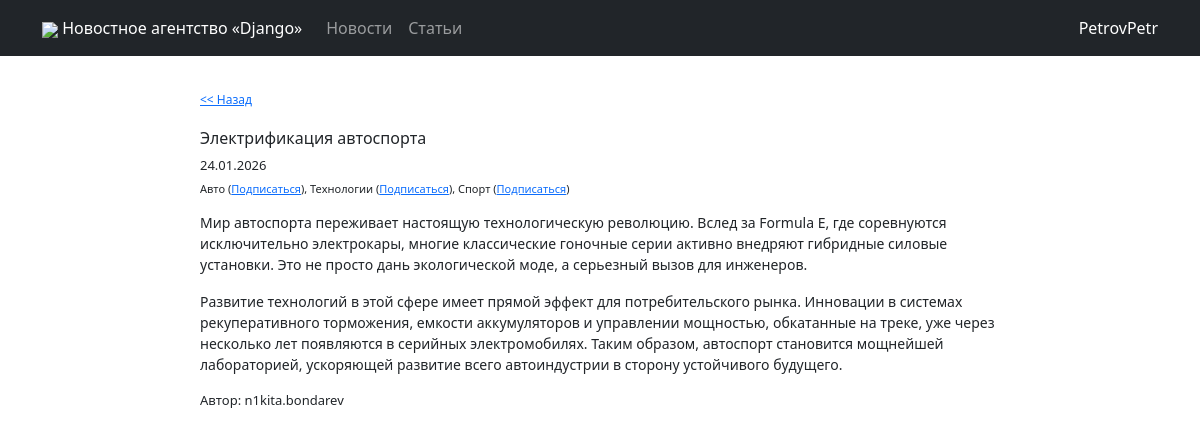
The page /articles/1 (signed in) on the database its author committed.
### news/models.py (models this page shows, shortened)
class Post(models.Model):
    news = 'NE'
    article = 'AR'
    POST_TYPES = [
        (news, 'Новость'),
        (article, 'Статья'),
    ]
    author = models.ForeignKey(Author, on_delete=models.CASCADE)
    post_type = models.CharField(max_length=2, choices=POST_TYPES)
    created_at = models.DateTimeField(auto_now_add=True)
    title = models.CharField(max_length=255)
    text = models.TextField()
    rating = models.IntegerField(default=0)
    categories = models.ManyToManyField(Category, through="PostCategory")

class Author(models.Model):
    user = models.OneToOneField(User, on_delete=models.CASCADE)
    rating = models.IntegerField(default=0)

### news/views.py (the view)
# urls.py: path('<int:pk>', NewsInfo.as_view(), name="articles_info"),
class NewsInfo(DetailView):
    model = Post
    post_type = None
    template_name = None
    context_object_name = None
    def setup(self, request, *args, **kwargs):
        super().setup(request, *args, **kwargs)
        self.post_type = re.findall(r'(news|articles)', request.path)[0] if kwargs.get("post_type") is None else kwargs.get("post_type")
        self.template_name = f'{self.post_type}/info.html'
        self.context_object_name = self.post_type.__str__()
    def get_queryset(self):
        queryset = super().get_queryset()
        queryset = queryset.filter(
            post_type='NE' if self.post_type == "news" else "AR"
        )
        return queryset
    def get_context_data(self, **kwargs):
        obj = self.get_object()
        context = super().get_context_data(**kwargs)
        context['text'] = obj.text.split("\n")
        categories = PostCategory.objects.filter(post=obj)
        categories_subscribes = [
            user_category.category
            for user_category in UserCategory.objects.filter(
                user=self.request.user,
                category__in=[cat.category for cat in categories]
            )
        ]
        categories_text = []
        for category_item in categories:
            is_subscribed = category_item.category in categories_subscribes
            url = (f'<a href="/{"unsubscribe" if is_subscribed else "subscribe"}_category/{category_item.category.id}/?return_to={self.request.path}">'
                   f'{"Отписаться" if is_subscribed else "Подписаться"}</a>')
            categories_text.append(f"{category_item.category.name} ({url})")
        context['category_names'] = ", ".join(categories_text)
        context['is_author'] = self.object.author.user == self.request.user
        return context

### main_app/templatetags/custom_filters.py (called while the page is built)
@register.filter
def censor(value):
    value_split = value.split()
    for index, value_str in enumerate(value_split):
        if value_str.lower() in forbidden_words:
            value_split[index] = value_str[0] + "*" * (len(value_str) - 1)
    return " ".join(value_split)

### templates/articles/info.html (shortened to what this page needs)
{% extends 'flatpages/default.html' %}
{% load custom_filters %}
{% block content %}
    <div style="margin: 35px auto; width: 800px; text-align: left;">
        <div style="font-size: 12px; margin-bottom: 20px;"><a href="/articles"><< Назад</a>
        </div>
        <div>
            <h1 style="font-size: 16px">{{ articles.title|censor }}</h1>
            <p style="font-size: 13px; margin-bottom: 5px">{{ articles.created_at|date:'d.m.Y' }}</p>
            <p style="font-size: 11px; margin-bottom: 15px">{{ category_names|safe }}</p>
            {% for text_block in text %}
                <p style="font-size: 14px">{{ text_block|censor }}</p>
            {% endfor %}
            <p style="font-size: 13px; margin-bottom: 15px">Автор: {{ articles.author.user.username }}</p>
        </div>
    </div>
{% endblock content %}

### templates/flatpages/default.html (shortened to what this page needs)
<!DOCTYPE html>
<html lang="en">
    <head>
        {% load static %}
        <link href="{% static 'css/styles.css' %}" rel="stylesheet" />
    </head>
    <body>
        <nav class="navbar navbar-expand-lg navbar-dark bg-dark static-top">
           <div class="container">
               <a class="navbar-brand" href="/"><img src="{% static 'img/django_icon.png' %}" style="width: 30px"> Новостное агентство «Django»</a>
               <div class="collapse navbar-collapse" id="navbarResponsive">
                   <ul class="navbar-nav ml-auto">
                       <li class="nav-item active" style="display: flex;">
                           <a class="nav-link" href="/news">Новости</a>
                           <a class="nav-link" href="/articles">Статьи</a>
                       </li>
                   </ul>
               </div>
               {% if user.is_authenticated %}
                    <a href="/accounts/profile" class="profile-button">{{ user.username }}</a>
               {% else %}
                    <a href="/accounts/login" class="profile-button">Войти</a>
               {% endif %}
           </div>
</nav>
        <div class="container">
           <div class="row">
               <div class="col-lg-12 text-center">
                   {% block content %}{% endblock content %}
               </div>
           </div>
        </div>
    </body>
</html>

### rows shown on the page
Post: title|censor "Электрификация автоспорта", created_at "24.01.2026", author.user.username "n1kita.bondarev"

### other values the page prints
{{ user.username }} "PetrovPetr"
{{ category_names|safe }} "Авто ( Подписаться ), Технологии ( Подписаться ), Спорт ( Подписаться )"
